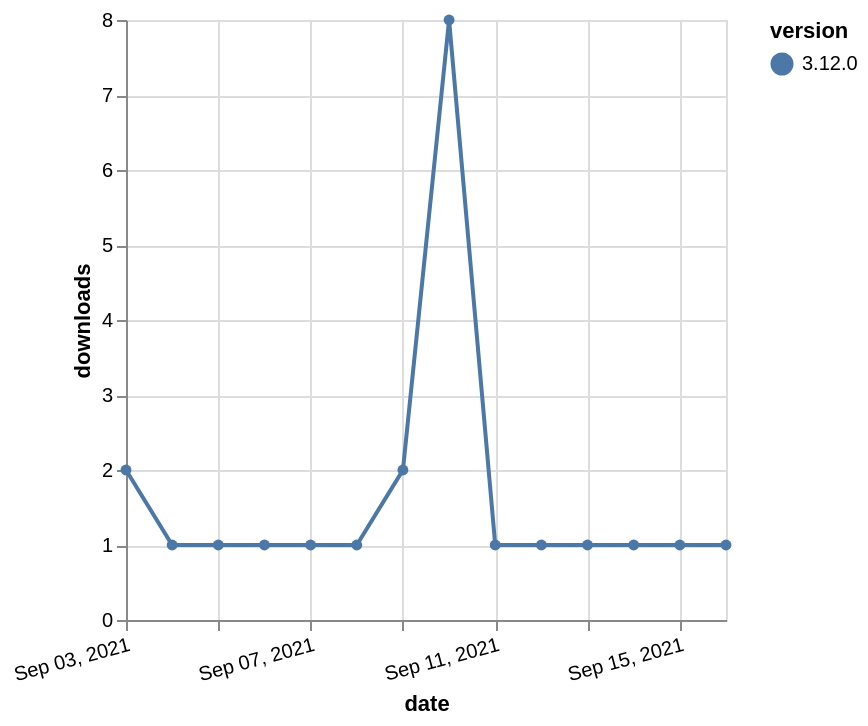

This figure's Vega-Lite source:
### Vega-Lite specification from a JSON file in a GitHub repository (floating-point values rounded to 4 significant figures)
{"$schema": "https://vega.github.io/schema/vega-lite/v5.json", "description": "A simple bar chart with embedded data.", "data": {"values": [{"date": "2021-09-03", "total": 508, "delta": 2, "version": "3.12.0"}, {"date": "2021-09-04", "total": 509, "delta": 1, "version": "3.12.0"}, {"date": "2021-09-05", "total": 510, "delta": 1, "version": "3.12.0"}, {"date": "2021-09-06", "total": 511, "delta": 1, "version": "3.12.0"}, {"date": "2021-09-07", "total": 512, "delta": 1, "version": "3.12.0"}, {"date": "2021-09-08", "total": 513, "delta": 1, "version": "3.12.0"}, {"date": "2021-09-09", "total": 515, "delta": 2, "version": "3.12.0"}, {"date": "2021-09-10", "total": 523, "delta": 8, "version": "3.12.0"}, {"date": "2021-09-11", "total": 524, "delta": 1, "version": "3.12.0"}, {"date": "2021-09-12", "total": 525, "delta": 1, "version": "3.12.0"}, {"date": "2021-09-13", "total": 526, "delta": 1, "version": "3.12.0"}, {"date": "2021-09-14", "total": 527, "delta": 1, "version": "3.12.0"}, {"date": "2021-09-15", "total": 528, "delta": 1, "version": "3.12.0"}, {"date": "2021-09-16", "total": 529, "delta": 1, "version": "3.12.0"}]}, "width": "container", "mark": {"type": "line", "point": {"filled": true}}, "encoding": {"x": {"field": "date", "type": "temporal", "timeUnit": "yearmonthdate", "title": "date", "axis": {"labelAngle": -15}}, "y": {"field": "delta", "type": "quantitative", "title": "downloads"}, "color": {"field": "version", "type": "nominal"}, "tooltip": {"field": "delta"}}}
